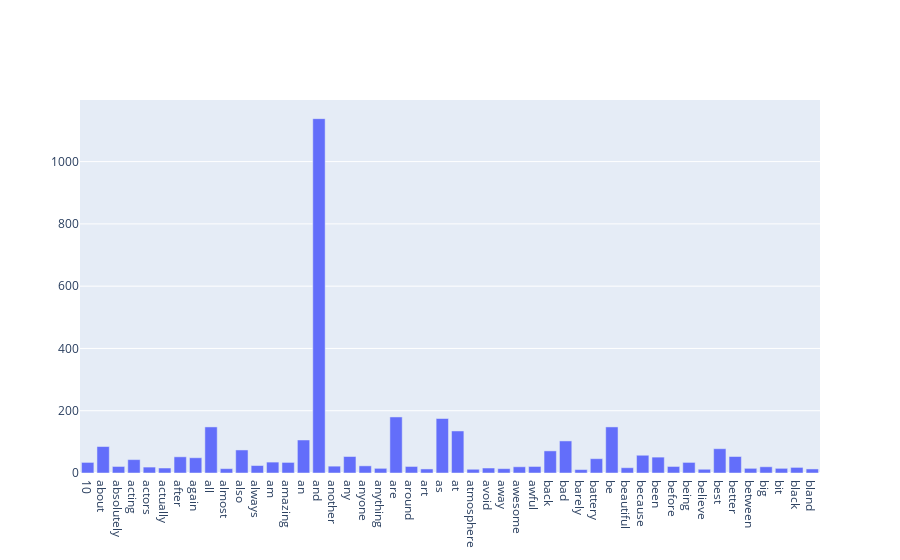

Notebook code for this chart:
### Markdown cell above
### >>> **Exercise 14 (take home):** 
The chart above contains all the vocabulary, and it's computationally intensive to both compute and visualize. Can you efficiently reduce the number of terms you want to visualize as an exercise.

### Code cell
# print(term_frequencies[:500])

import plotly.graph_objects as go
ex14_terms = []
ex14_frequencies = []

for i in range(500):
    if term_frequencies[i] > 10:
        ex14_terms.append(count_vect.get_feature_names()[i]);
        ex14_frequencies.append(term_frequencies[i])

# print(ex14_terms)

fig = go.Figure([go.Bar(x=ex14_terms, y=ex14_frequencies)])
fig.show()

### Figure 1 — Plotly figure (JSON) as saved in the notebook; plotly's stock layout.template omitted (floating-point values rounded to 4 significant figures)
{"data": [{"type": "bar", "x": ["10", "about", "absolutely", "acting", "actors", "actually", "after", "again", "all", "almost", "also", "always", "am", "amazing", "an", "and", "another", "any", "anyone", "anything", "are", "around", "art", "as", "at", "atmosphere", "avoid", "away", "awesome", "awful", "back", "bad", "barely", "battery", "be", "beautiful", "because", "been", "before", "being", "believe", "best", "better", "between", "big", "bit", "black", "bland"], "y": [34, 85, 21, 43, 19, 16, 52, 49, 148, 14, 74, 24, 35, 34, 106, 1138, 22, 53, 23, 15, 180, 21, 13, 175, 135, 12, 16, 14, 20, 21, 71, 103, 11, 46, 148, 17, 57, 51, 21, 34, 12, 78, 53, 15, 20, 15, 18, 13]}], "layout": {}}
